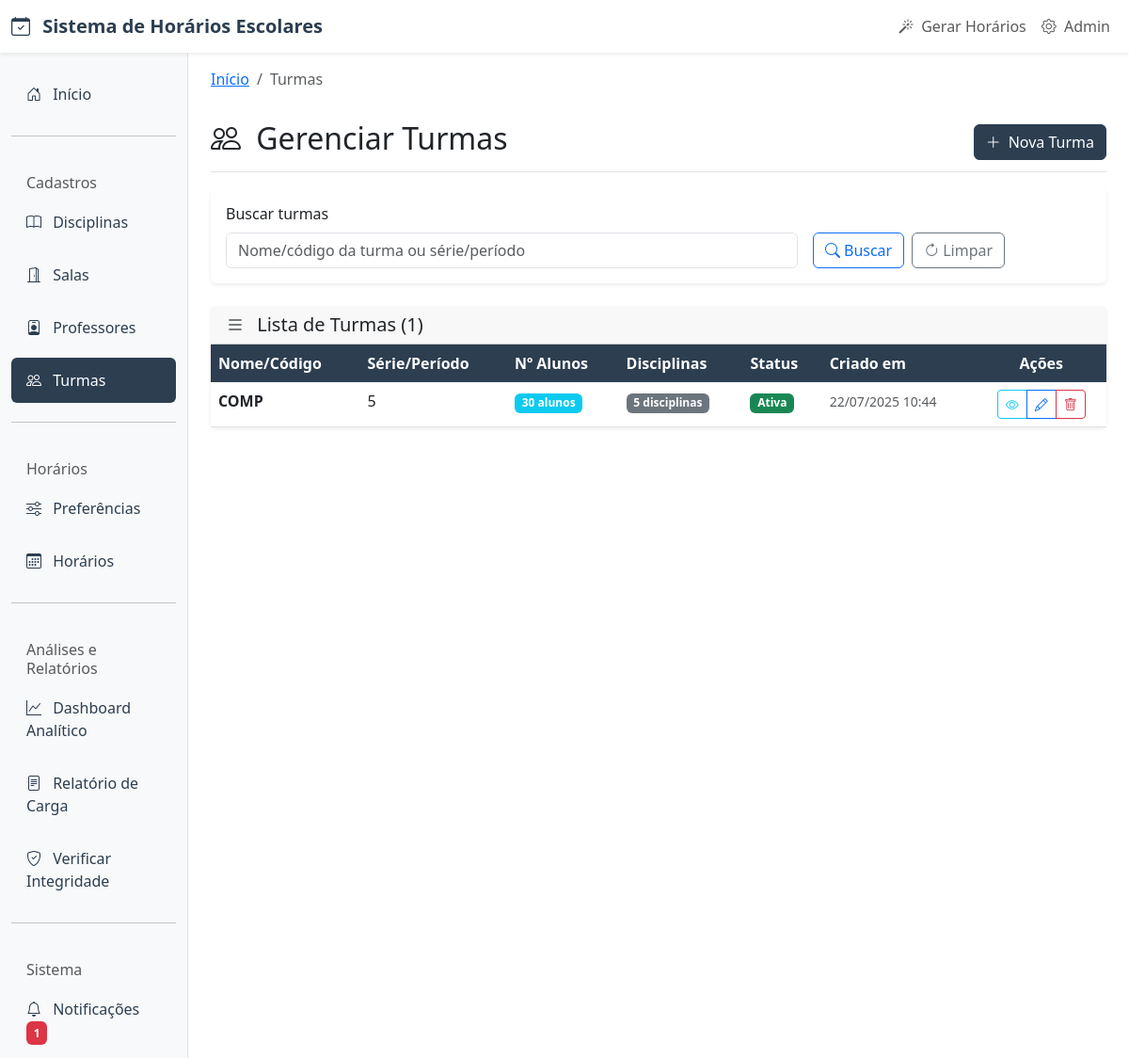
The app's page /turmas/ with its own data.
### core/models.py (models this page shows, shortened)
class Turma(models.Model):
    TURNOS_TURMA = [
        ('matutino', 'Matutino (Manhã)'),
        ('vespertino', 'Vespertino (Tarde)'),
        ('noturno', 'Noturno (Noite)'),
        ('integral', 'Integral (Manhã e Tarde)'),
        ('flexivel', 'Flexível (Qualquer Turno)'),
    ]
    nome_codigo = models.CharField(
        max_length=50,
        verbose_name="Nome/Código",
        help_text="Nome ou código identificador da turma"
    )
    serie_periodo = models.CharField(
        max_length=50,
        verbose_name="Série/Período",
        help_text="Série ou período da turma"
    )
    turno_turma = models.CharField(
        max_length=15,
        choices=TURNOS_TURMA,
        default='flexivel',
        verbose_name="Turno da Turma",
        help_text="Turno específico em que a turma estuda"
    )
    disciplinas = models.ManyToManyField(
        Disciplina,
        verbose_name="Disciplinas",
        help_text="Disciplinas cursadas pela turma",
        blank=True
    )
    numero_alunos = models.PositiveIntegerField(
        verbose_name="Número de Alunos",
        help_text="Quantidade de alunos na turma",
        validators=[MinValueValidator(1), MaxValueValidator(100)]
    )
    ativa = models.BooleanField(
        default=True,
        verbose_name="Ativa",
        help_text="Se a turma está ativa no sistema"
    )
    criado_em = models.DateTimeField(auto_now_add=True)
    atualizado_em = models.DateTimeField(auto_now=True)
    class Meta:
        verbose_name = "Turma"
        verbose_name_plural = "Turmas"
        ordering = ['nome_codigo']

### core/views.py (the view)
# urls.py: path('turmas/', views.TurmaListView.as_view(), name='turma_list'),
class TurmaListView(ListView):
    model = Turma
    template_name = 'core/turma_list.html'
    context_object_name = 'turmas'
    paginate_by = 10
    def get_queryset(self):
        queryset = Turma.objects.all().prefetch_related('disciplinas').order_by('nome_codigo')
        search = self.request.GET.get('search')
        if search:
            queryset = queryset.filter(
                Q(nome_codigo__icontains=search) |
                Q(serie_periodo__icontains=search)
            )
        return queryset

### core/templates/core/turma_list.html (shortened to what this page needs)
{% extends 'core/base.html' %}
{% block breadcrumb %}
<nav aria-label="breadcrumb">
    <ol class="breadcrumb">
        <li class="breadcrumb-item"><a href="{% url 'core:home' %}">Início</a></li>
        <li class="breadcrumb-item active">Turmas</li>
    </ol>
</nav>
{% endblock %}
{% block content %}
<div class="fade-in">
    <div class="d-flex justify-content-between flex-wrap flex-md-nowrap align-items-center pt-3 pb-2 mb-3 border-bottom">
        <h1 class="h2">
            <i class="bi bi-people me-2"></i>
            Gerenciar Turmas
        </h1>
        <div class="btn-toolbar mb-2 mb-md-0">
            <a href="{% url 'core:turma_create' %}" class="btn btn-primary">
                <i class="bi bi-plus-lg me-2"></i>Nova Turma
            </a>
        </div>
    </div>
    <div class="card mb-4">
        <div class="card-body">
            <form method="get" class="row g-3">
                <div class="col-md-8">
                    <label for="search" class="form-label">Buscar turmas</label>
                    <input type="text" class="form-control" id="search" name="search"
                           value="{{ request.GET.search }}"
                           placeholder="Nome/código da turma ou série/período">
                </div>
                <div class="col-md-4 d-flex align-items-end">
                    <button type="submit" class="btn btn-outline-primary me-2">
                        <i class="bi bi-search me-1"></i>Buscar
                    </button>
                    <a href="{% url 'core:turma_list' %}" class="btn btn-outline-secondary">
                        <i class="bi bi-arrow-clockwise me-1"></i>Limpar
                    </a>
                </div>
            </form>
        </div>
    </div>
    <div class="card">
        <div class="card-header d-flex justify-content-between align-items-center">
            <h5 class="card-title mb-0">
                <i class="bi bi-list me-2"></i>
                Lista de Turmas ({{ turmas|length }})
            </h5>
        </div>
        <div class="card-body p-0">
            {% if turmas %}
                <div class="table-responsive">
                    <table class="table table-hover mb-0">
                        <thead class="table-light">
                            <tr>
                                <th>Nome/Código</th>
                                <th>Série/Período</th>
                                <th>Nº Alunos</th>
                                <th>Disciplinas</th>
                                <th>Status</th>
                                <th>Criado em</th>
                                <th class="text-center">Ações</th>
                            </tr>
                        </thead>
                        <tbody>
                            {% for turma in turmas %}
                            <tr>
                                <td>
                                    <strong>{{ turma.nome_codigo }}</strong>
                                </td>
                                <td>{{ turma.serie_periodo }}</td>
                                <td>
                                    <span class="badge bg-info">{{ turma.numero_alunos }} alunos</span>
                                </td>
                                <td>
                                    <span class="badge bg-secondary">{{ turma.disciplinas.count }} disciplinas</span>
                                </td>
                                <td>
                                    {% if turma.ativa %}
                                        <span class="badge bg-success">Ativa</span>
                                    {% else %}
                                        <span class="badge bg-danger">Inativa</span>
                                    {% endif %}
                                </td>
                                <td>
                                    <small class="text-muted">{{ turma.criado_em|date:"d/m/Y H:i" }}</small>
                                </td>
                                <td class="text-center">
                                    <div class="btn-group" role="group">
                                        <a href="{% url 'core:turma_detail' turma.pk %}"
                                           class="btn btn-sm btn-outline-info" title="Ver detalhes">
                                            <i class="bi bi-eye"></i>
                                        </a>
                                        <a href="{% url 'core:turma_update' turma.pk %}"
                                           class="btn btn-sm btn-outline-primary" title="Editar">
                                            <i class="bi bi-pencil"></i>
                                        </a>
                                        <a href="{% url 'core:turma_delete' turma.pk %}"
                                           class="btn btn-sm btn-outline-danger" title="Excluir"
                                           onclick="return confirm('Tem certeza que deseja excluir esta turma?')">
                                            <i class="bi bi-trash"></i>
                                        </a>
                                    </div>
                                </td>
                            </tr>
                            {% endfor %}
                        </tbody>
                    </table>
                </div>
            {% endif %}
        </div>
    </div>
</div>
{% endblock %}

### core/templates/core/base.html (style rules this page uses)
:root { --primary-color: #2c3e50; --secondary-color: #3498db; --success-color: #27ae60; --warning-color: #f39c12; --danger-color: #e74c3c; }
.card { border: none; box-shadow: 0 0.125rem 0.25rem rgba(0, 0, 0, 0.075); transition: all 0.3s ease; }
.btn-primary { background-color: var(--primary-color); border-color: var(--primary-color); }
.table th { background-color: var(--primary-color); color: white; border: none; }
.fade-in { animation: fadeIn 0.5s ease-in; }

### records on screen
Turma: nome_codigo "COMP", serie_periodo "5", numero_alunos "30", disciplinas.count "5", ativa "Ativa", criado_em "22/07/2025 10:44"

### other values on screen
{{ turmas|length }} "1"
